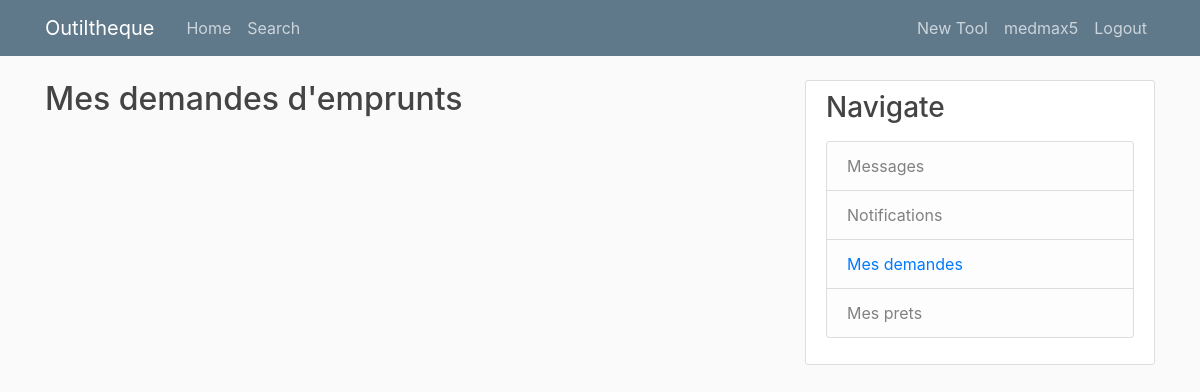
/loans/ (signed in), run on an earlier commit of the app's database.
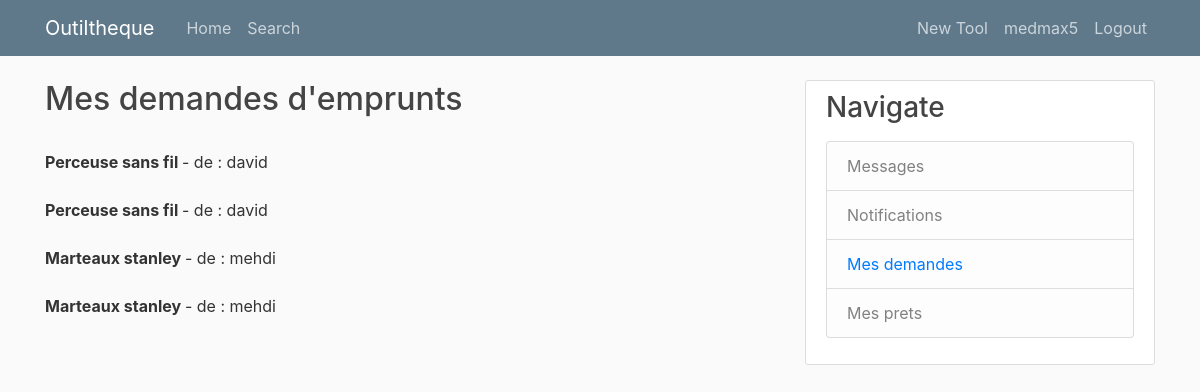
And on a later commit of the database.
### loans/models.py (models this page shows)
class Loan (models.Model):
    request_message = models.TextField()
    borrower = models.ForeignKey(User, on_delete=models.CASCADE)
    tool = models.ForeignKey(Tool, on_delete=models.CASCADE)

### toolbox/models.py (models this page shows, shortened)
class Tool(models.Model):
    title = models.CharField(max_length=100)
    description = models.TextField()
    date_published = models.DateTimeField(default=timezone.now)
    owner = models.ForeignKey(User, on_delete=models.CASCADE)
    STATE_OF_USE = [
    ('New', 'Comme neuf'),
    ('Medium', 'Moyen'),
    ('Old', 'Usé'),
    ]
    state_of_use = models.CharField(max_length=100, choices=STATE_OF_USE, default='Medium')

### loans/views.py (the view)
# urls.py: path('', views.loans_home, name='loans-home'),
@login_required
def loans_home(request):
    loans = Loan.objects.filter(borrower = request.user)
    context = {'loans' : loans}
    return render(request, 'loans/loans_home.html', context)

### loans/templates/loans/loans_home.html
{%extends 'toolbox/base.html'%}
{%block content%}
    <h2>Mes demandes d'emprunts</h2>
    {% for loan in loans %}
        <br>
        <b>{{loan.tool.title}} </b> - de : {{loan.tool.owner.username}}
        <br>
    {% endfor %}
{%endblock content%}

What changed in the data, as far as the page shows it:
added Loan: tool "Perceuse sans fil", tool.owner.username "david"
added Loan: tool "Perceuse sans fil", tool.owner.username "david"
added Loan: tool "Marteaux stanley", tool.owner.username "mehdi"
added Loan: tool "Marteaux stanley", tool.owner.username "mehdi"
